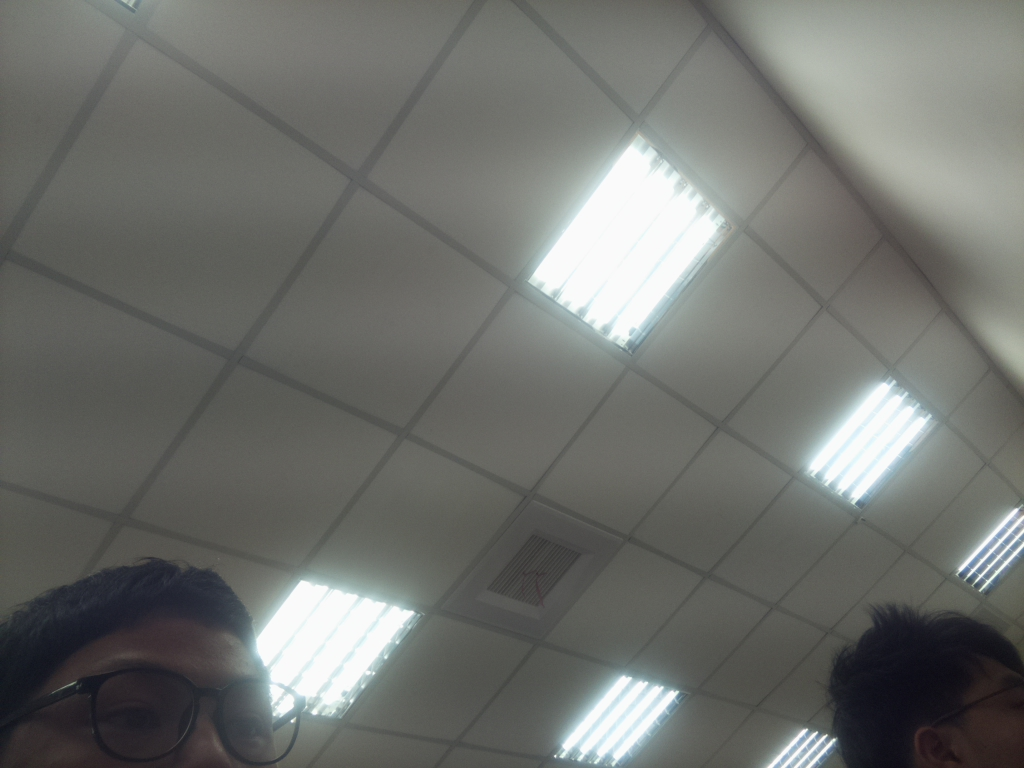
#> input picture Lab5/quiz1/image01.jpg, 1024 x 768 px
$ python plot_hog.py ../../../Lab5/quiz1/image01.jpg   (older library calls are emulated)
#> lines starting #> are read from the running program, lines starting #| are printed output that depends on the picture
#!/usr/bin/python3
#
# https://scikit-image.org/docs/dev/auto_examples/features_detection/plot_hog.html

import matplotlib.pyplot as plt
from skimage.feature import hog
from skimage import data, exposure
import matplotlib.image as mpimg
import sys

try:
    image = mpimg.imread(sys.argv[1])
#> image is the input picture: shape (768, 1024, 3); mean R, G, B 110.8, 112.7, 108.8
except:
    image = data.astronaut()

fd, hog_image = hog(image, orientations=8, pixels_per_cell=(16, 16),
                    cells_per_block=(1, 1), visualize=True, multichannel=True)
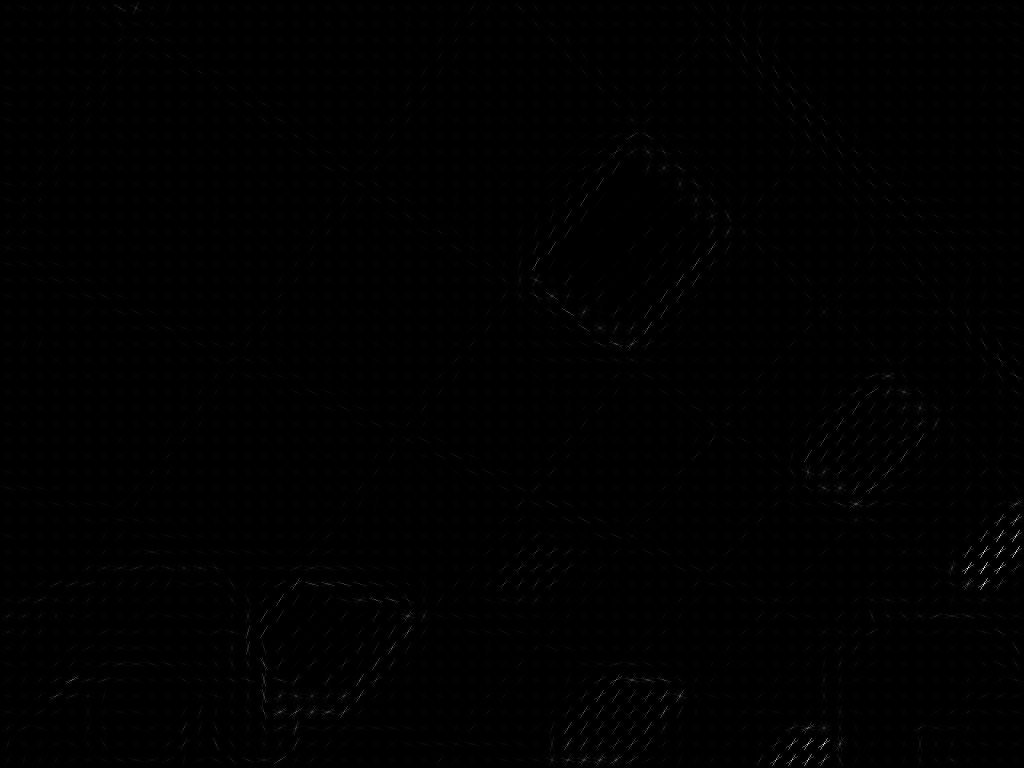
#> hog_image: shape (768, 1024) float64; min 0, max 56.31, mean 0.2; drawn with min black and max white

fig, (ax1, ax2) = plt.subplots(1, 2, figsize=(8, 4), sharex=True, sharey=True)

ax1.axis('off')
ax1.imshow(image, cmap=plt.cm.gray)
ax1.set_title('Input image')

# Rescale histogram for better display
hog_image_rescaled = exposure.rescale_intensity(hog_image, in_range=(0, 10))
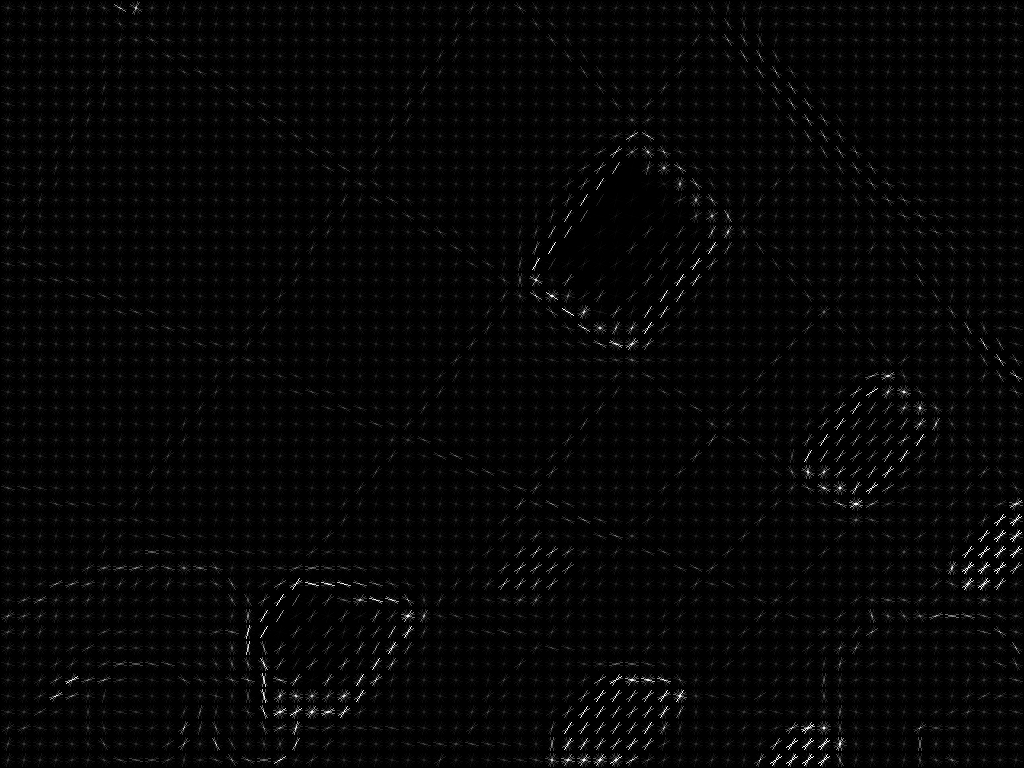
#> hog_image_rescaled: shape (768, 1024) float64; min 0, max 1, mean 0.023

ax2.axis('off')
ax2.imshow(hog_image_rescaled, cmap=plt.cm.gray)
ax2.set_title('Histogram of Oriented Gradients')
plt.show()
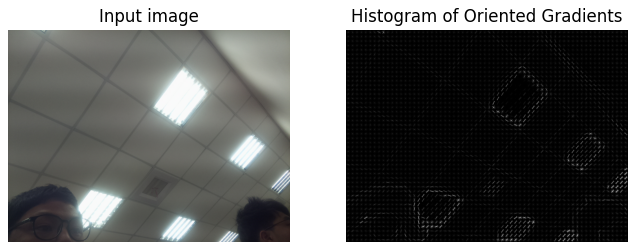
#> figure drawn by matplotlib, 2 panels

$ run again, on Lab5/quiz1/image03.jpg
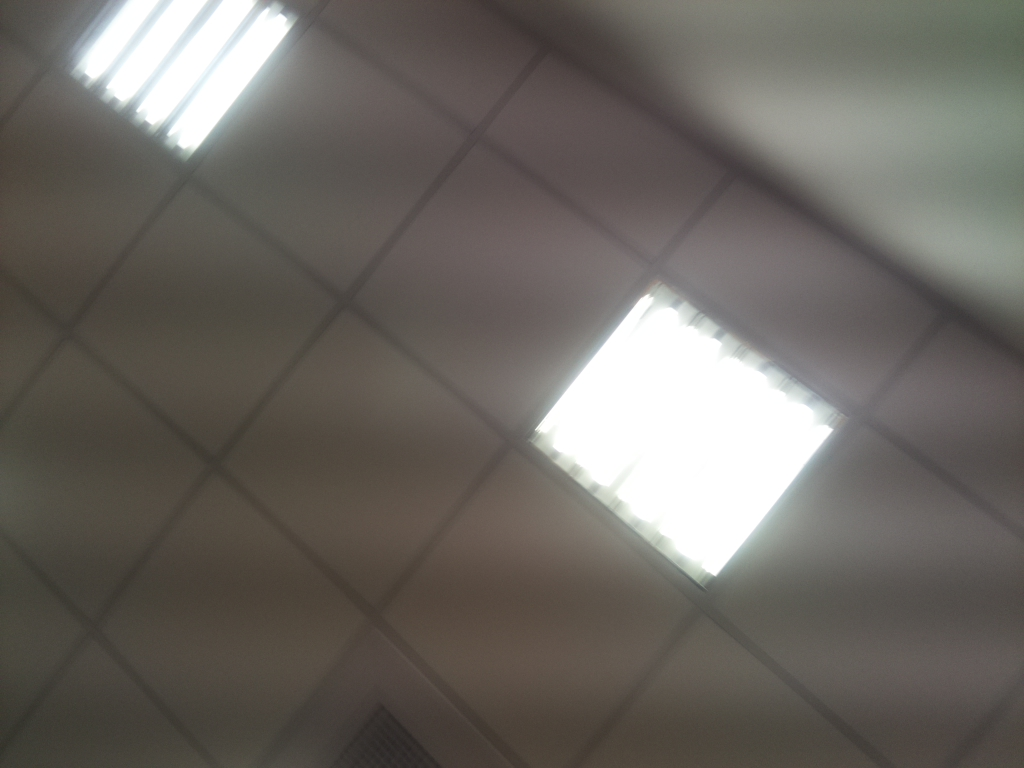
#> input picture Lab5/quiz1/image03.jpg, 1024 x 768 px
#> image is the input picture: shape (768, 1024, 3); mean R, G, B 107.9, 103.6, 98
#> `fd, hog_image = hog(image, orientations=8, pixels_per_cell=(16, 16), c..`:
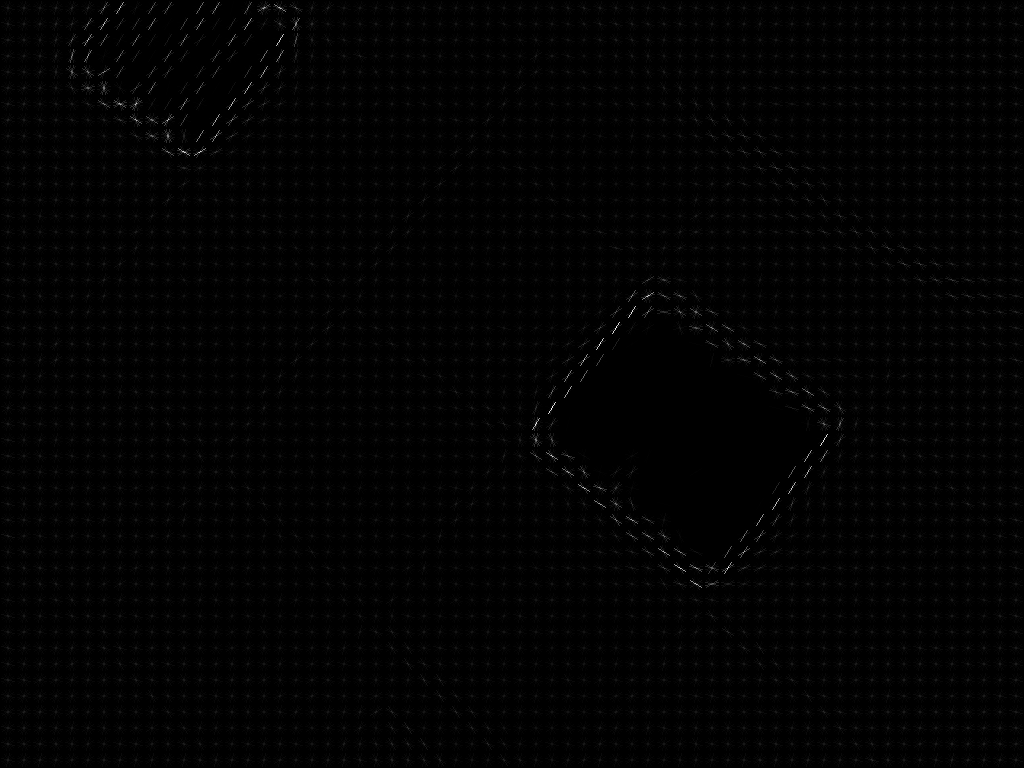
#> hog_image: shape (768, 1024) float64; min 0, max 18.65, mean 0.186; drawn with min black and max white
#> `plt.show()`:
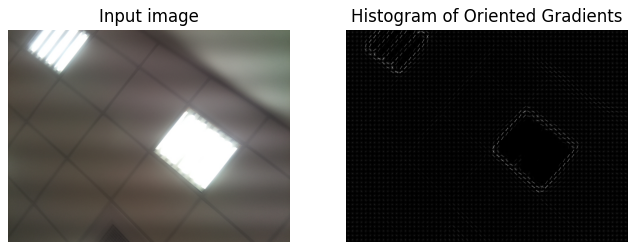
#> figure drawn by matplotlib, 2 panels

$ run again, on Lab5/quiz1/image04.jpg
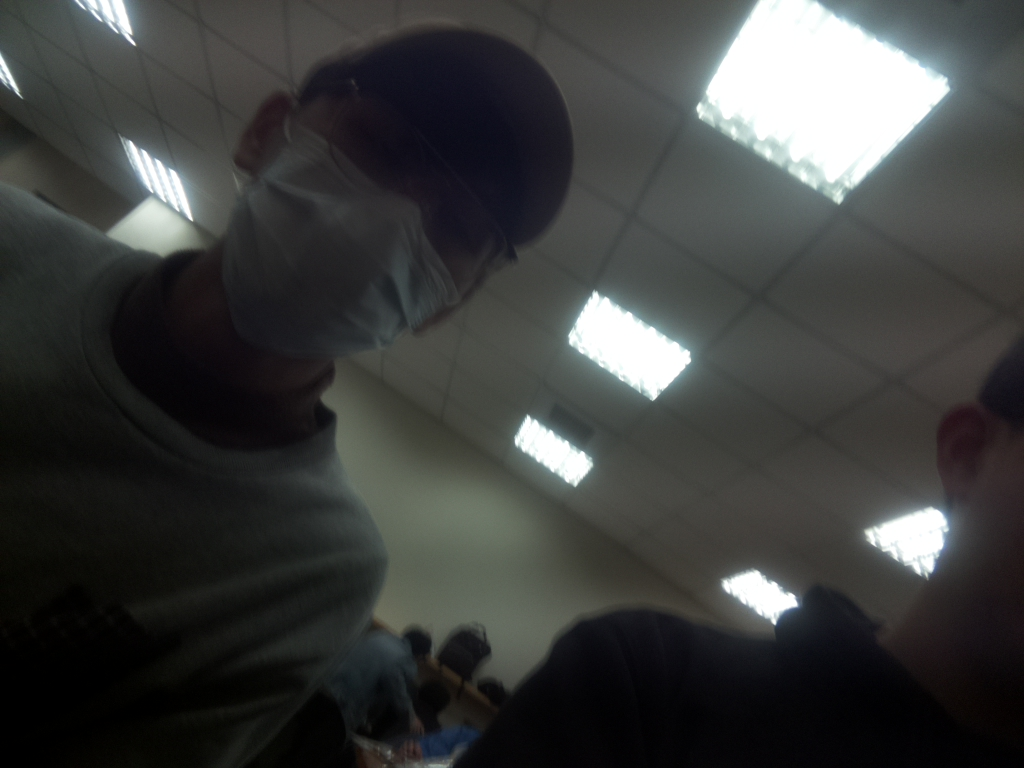
#> input picture Lab5/quiz1/image04.jpg, 1024 x 768 px
#> image is the input picture: shape (768, 1024, 3); mean R, G, B 60.7, 62.2, 61.1
#> `hog_image_rescaled = exposure.rescale_intensity(hog_image, in_range=(0..`:
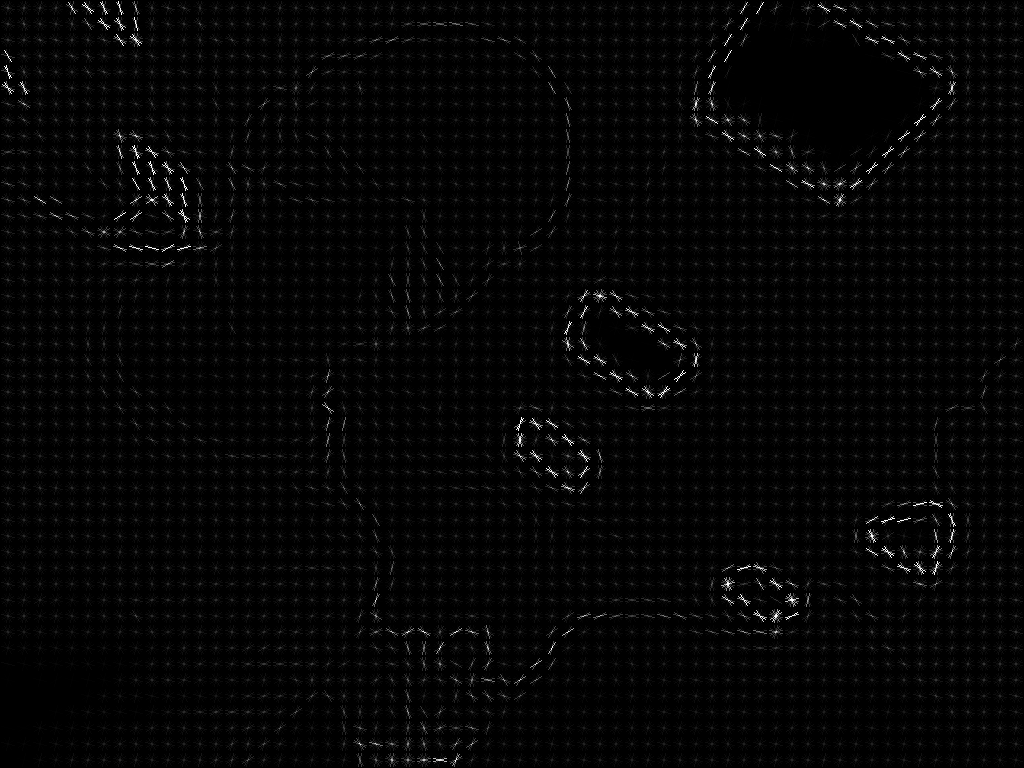
#> hog_image_rescaled: shape (768, 1024) float64; min 0, max 1, mean 0.0217
#> `plt.show()`:
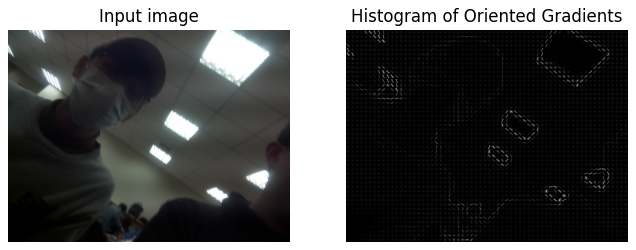
#> figure drawn by matplotlib, 2 panels

$ run again, on Lab5/quiz1/image05.jpg
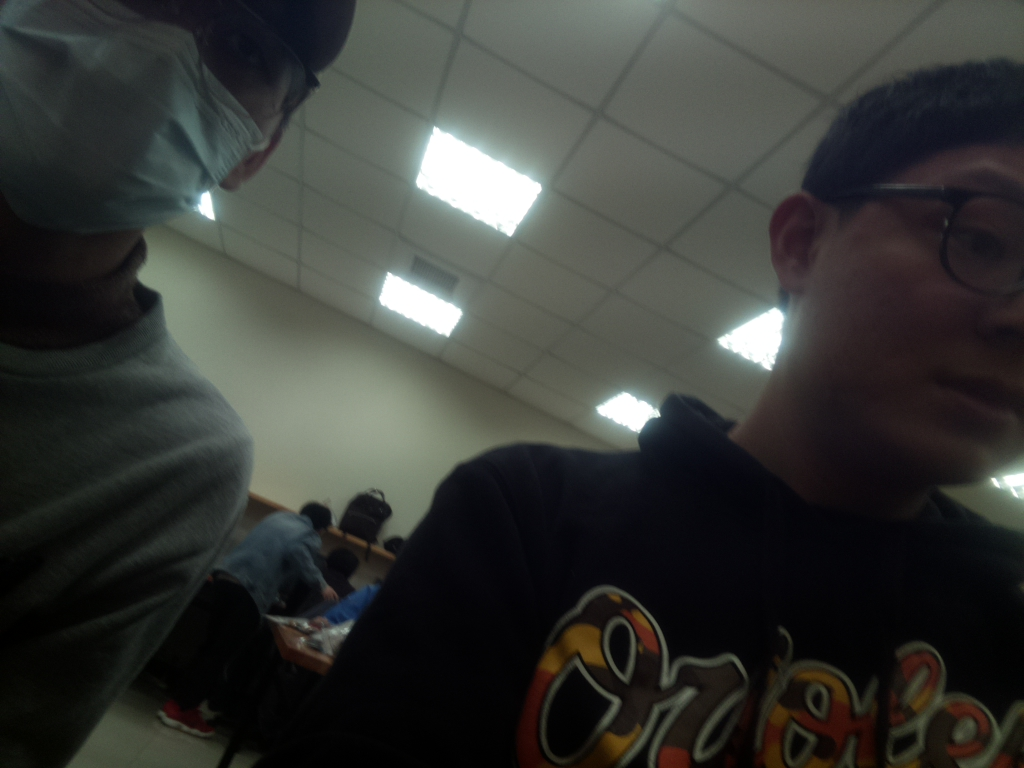
#> input picture Lab5/quiz1/image05.jpg, 1024 x 768 px
#> image is the input picture: shape (768, 1024, 3); mean R, G, B 55.5, 57.2, 54
#> `hog_image_rescaled = exposure.rescale_intensity(hog_image, in_range=(0..`:
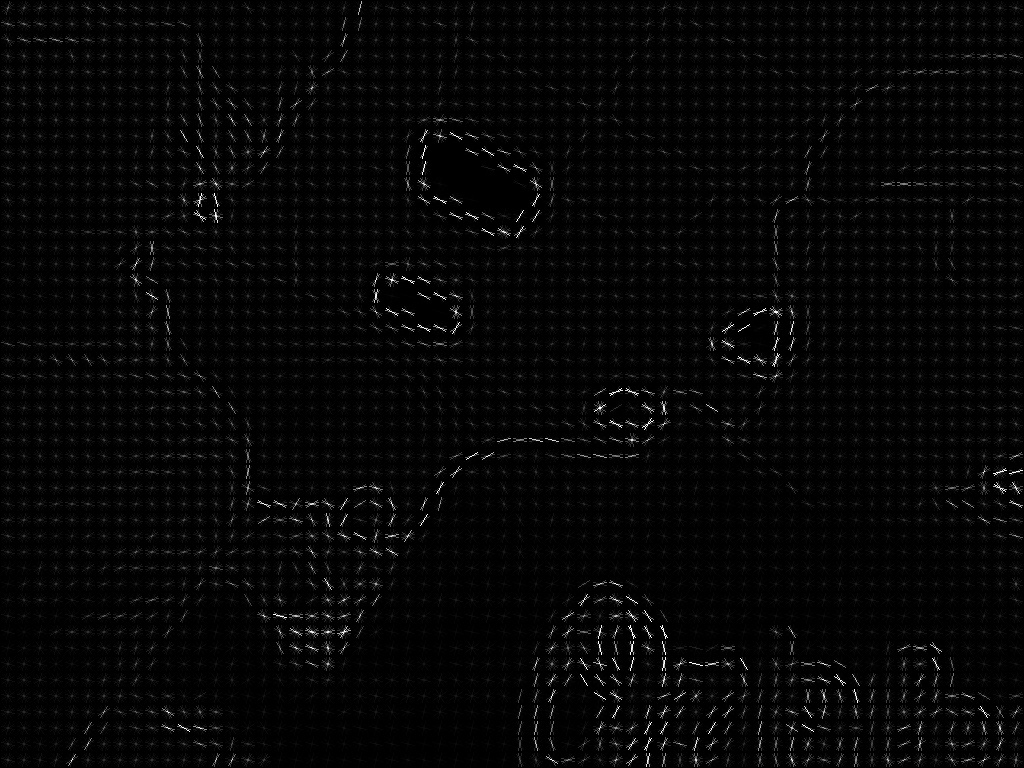
#> hog_image_rescaled: shape (768, 1024) float64; min 0, max 1, mean 0.0245
#> `plt.show()`:
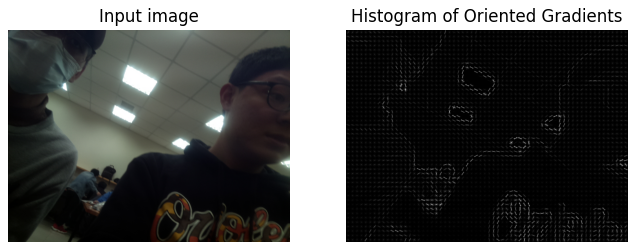
#> figure drawn by matplotlib, 2 panels
